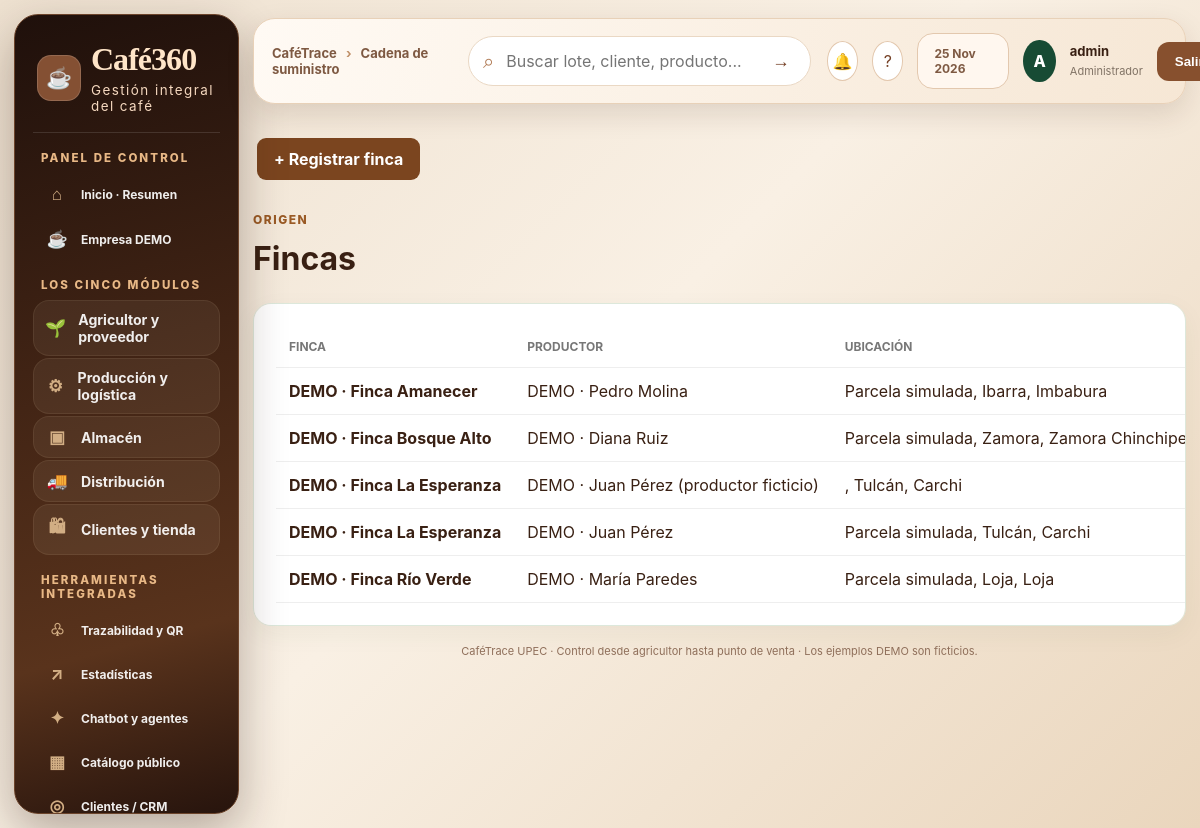
Page /fincas/ (signed in) on the committed database.
### trazabilidad/models.py (models this page shows, shortened)
class Finca(models.Model):
    productor = models.ForeignKey(Productor, on_delete=models.CASCADE, related_name="fincas")
    nombre = models.CharField(max_length=150)
    parroquia = models.CharField(max_length=100, blank=True)
    canton = models.CharField(max_length=100, blank=True)
    provincia = models.CharField(max_length=100, default="Carchi")
    altura_msnm = models.PositiveIntegerField(null=True, blank=True)
    variedad_principal = models.CharField(max_length=100, blank=True)
    class Meta:
        ordering = ["nombre"]

class Productor(models.Model):
    nombre = models.CharField(max_length=150)
    identificacion = models.CharField(max_length=30, blank=True)
    telefono = models.CharField(max_length=30, blank=True)
    comunidad = models.CharField(max_length=150, blank=True)
    class Meta:
        ordering = ["nombre"]

### trazabilidad/views.py (the view)
# urls.py: path("fincas/", views.lista_fincas, name="lista_fincas"),
@login_required
def lista_fincas(request):
    fincas = Finca.objects.select_related("productor").all()
    return render(request, "fincas/lista.html", {"fincas": fincas})

### trazabilidad/permissions.py (called while the page is built)
def roles_for(user):
    if not user.is_authenticated:
        return set()
    if user.is_superuser:
        return set(ROLE_NAMES)
    return set(user.groups.filter(name__in=ROLE_NAMES).values_list("name", flat=True))

### templates/fincas/lista.html (shortened to what this page needs)
{% extends "base.html" %}
{% block content %}<p><a class="btn" href="{% url 'crear_finca' %}">+ Registrar finca</a></p>
<div class="page-head"><div><p class="eyebrow">ORIGEN</p><h1>Fincas</h1></div></div>
<div class="table-card"><table><thead><tr><th>Finca</th><th>Productor</th><th>Ubicación</th><th>Altitud</th><th>Variedad</th></tr></thead><tbody>
{% for f in fincas %}<tr><td><b>{{ f.nombre }}</b></td><td>{{ f.productor.nombre }}</td><td>{{ f.parroquia }}, {{ f.canton }}, {{ f.provincia }}</td><td>{{ f.altura_msnm|default:"-" }} msnm</td><td>{{ f.variedad_principal|default:"-" }}</td></tr>{% empty %}<tr><td colspan="5">Las fincas se pueden registrar desde el panel Admin en esta primera versión.</td></tr>{% endfor %}
</tbody></table></div>
{% endblock %}

### templates/base.html (shortened to what this page needs)
{% load static %}
<!DOCTYPE html><html lang="es"><head><meta charset="utf-8"><meta name="viewport" content="width=device-width,initial-scale=1"><title>{% block title %}CaféTrace · Cadena del café{% endblock %}</title>
<link rel="stylesheet" href="{% static 'css/style.css' %}"><link rel="stylesheet" href="{% static 'css/dashboard-pro.css' %}"><link rel="stylesheet" href="{% static 'css/cadena-2026.css' %}"><link rel="stylesheet" href="{% static 'css/cafe-experiencia.css' %}"><link rel="stylesheet" href="{% static 'css/tienda-premium.css' %}"><link rel="stylesheet" href="{% static 'css/cafe360-ui.css' %}">{% block extra_head %}{% endblock %}</head>
<body class="mrp-app {% if user.is_superuser %}mrp-admin{% else %}mrp-operator{% endif %}"><div class="mrp-shell">
{% if user.is_superuser %}<aside id="mrp-sidebar" class="mrp-sidebar"><a href="{% url 'inicio' %}" class="mrp-brand"><span class="mrp-brandicon">☕</span><span><strong>Café360</strong><small>Gestión integral del café</small></span></a>
<div class="mrp-side-title">PANEL DE CONTROL</div>
<a class="mrp-menu-link" href="{% url 'inicio' %}"><span>⌂</span> Inicio · Resumen</a>
<a class="mrp-menu-link" href="{% url 'cadena_empresa_demo' %}"><span>☕</span> Empresa DEMO</a>
<div class="mrp-side-title">LOS CINCO MÓDULOS</div>
<a class="mrp-menu-link c360-primary-module" href="{% url 'cadena_area' 'proveedor' %}"><span>🌱</span> Agricultor y proveedor</a>
<a class="mrp-menu-link c360-primary-module" href="{% url 'cadena_area' 'produccion' %}"><span>⚙</span> Producción y logística</a>
<a class="mrp-menu-link c360-primary-module" href="{% url 'cadena_area' 'almacen' %}"><span>▣</span> Almacén</a>
<a class="mrp-menu-link c360-primary-module" href="{% url 'cadena_area' 'distribucion' %}"><span>🚚</span> Distribución</a>
<a class="mrp-menu-link c360-primary-module" href="{% url 'cadena_area' 'tienda' %}"><span>🛍</span> Clientes y tienda</a>
<div class="mrp-side-title">HERRAMIENTAS INTEGRADAS</div>
<a class="mrp-menu-link" href="{% url 'lista_lotes' %}"><span>♧</span> Trazabilidad y QR</a>
<a class="mrp-menu-link" href="{% url 'cadena_estadisticas' %}"><span>↗</span> Estadísticas</a>
<a class="mrp-menu-link" href="{% url 'cadena_herramientas' %}"><span>✦</span> Chatbot y agentes</a>
<a class="mrp-menu-link" href="{% url 'catalogo_publico' %}"><span>▦</span> Catálogo público</a>
<a class="mrp-menu-link" href="{% url 'cadena_puntos' %}"><span>◎</span> Clientes / CRM</a>
<div class="mrp-sidebar-bottom"><span>●</span> Aplicativo conectado a una empresa simulada<br><small>Catálogo, QR, analítica, trazabilidad y áreas operativas integradas.</small></div></aside>{% endif %}
<div class="mrp-main"><header class="mrp-topbar">{% if user.is_superuser %}<button class="mrp-mobile" type="button" onclick="document.getElementById('mrp-sidebar').classList.toggle('mrp-open')" aria-label="Abrir menú">☰</button>{% else %}<a class="operator-brand" href="{% url 'inicio' %}">☕ CaféTrace <span>· Mi área de trabajo</span></a>{% endif %}<div class="mrp-breadcrumb">CaféTrace <span>›</span> {% block breadcrumb %}Cadena de suministro{% endblock %}</div><form class="c360-search" action="{% url 'lista_lotes' %}" method="get"><input type="text" name="q" placeholder="Buscar lote, cliente, producto..."><button type="submit">→</button></form><div class="mrp-top-right"><a class="c360-icon-btn" href="{% url 'alertas' %}" title="Alertas">🔔</a><a class="c360-icon-btn" href="{% url 'cadena_herramientas' %}" title="Asistente">?</a><span class="mrp-top-date">{% now 'd M Y' %}</span><span class="mrp-avatar">{{ user.first_name|default:user.username|first|upper }}</span><span class="mrp-user"><b>{{ user.get_full_name|default:user.username }}</b><small>{% if user.is_superuser %}Administrador{% else %}{% for g in user.groups.all %}{{ g.name }}{% if not forloop.last %} · {% endif %}{% empty %}Operador{% endfor %}{% endif %}</small></span><form method="post" action="{% url 'logout' %}">{% csrf_token %}<button type="submit" class="mrp-exit">Salir</button></form></div></header>
<main class="mrp-content">{% block content %}{% endblock %}</main><footer class="mrp-footer">CaféTrace UPEC · Control desde agricultor hasta punto de venta · Los ejemplos DEMO son ficticios.</footer></div></div>
<script>document.querySelectorAll('.mrp-menu-link').forEach(a=>{if(a.pathname===location.pathname)a.classList.add('is-active')})</script>{% block extra_js %}{% endblock %}</body></html>

### static/css/style.css (style rules this page uses)
* { box-sizing:border-box }
body { margin:0;font-family:Arial,Helvetica,sans-serif;background:#f6f4ef;color:#29251f }
.eyebrow { font-size:12px;font-weight:800;letter-spacing:1.5px;color:#9a5a25 }
.btn { display:inline-block;background:#7b451f;color:#fff!important;text-decoration:none;border:0;border-radius:9px;padding:11px 17px;font-weight:700;cursor:pointer;margin:4px }
.stat,.card,.table-card,.form-card { background:#fff;border-radius:15px;padding:22px;box-shadow:0 5px 22px #0000000a }
.page-head { display:flex;justify-content:space-between;align-items:center;margin-bottom:22px;gap:15px }
.page-head h1 { margin:3px 0 }
.table-card { overflow:auto }
table { width:100%;border-collapse:collapse }
th,td { text-align:left;padding:13px;border-bottom:1px solid #eee;white-space:nowrap }
th { font-size:12px;color:#777;text-transform:uppercase }
footer { text-align:center;padding:30px;color:#777;font-size:13px }
body { background:#f7f5f0;color:#26352c }
.card,.table-card,.stat { box-shadow:0 8px 26px #28482c0d;border:1px solid #dde8db;border-radius:18px }

### static/css/dashboard-pro.css (style rules this page uses)
:root { --brand:#427f48;--deep:#203a2c;--muted:#7a8880;--line:#e8eee9;--bg:#f8faf8;--card:#fff }
* { box-sizing:border-box }
a { color:inherit }
:root { --brand:#774424;--deep:#331d14;--muted:#8b7769;--line:#eadfd2;--bg:#fbf7f1;--card:#fffdfb }

### static/css/cadena-2026.css (style rules this page uses)
:root { --espresso:#24170f;--cafe:#553521;--cafe2:#794d32;--caramelo:#bc8754;--arena:#ede3d4;--crema:#f7f2e9;--papiro:#fffcf6;--verde:#55765a;--tinta:#31271f;--muted:#817365;--linea:#e7dac9 }
* { box-sizing:border-box }
.mrp-app { margin:0;font-family:Inter,'Segoe UI',Arial,sans-serif;background:var(--crema);color:var(--tinta) }
.mrp-shell { display:flex;min-height:100vh }
.mrp-sidebar { width:260px;flex:0 0 260px;background:linear-gradient(165deg,#20150f,#382317 70%,#50301b);color:#eee3d5;min-height:100vh;position:sticky;top:0;height:100vh;overflow-y:auto;padding:25px 13px 18px;scrollbar-color:#624a36 transparent }
.mrp-brand { display:flex;align-items:center;gap:10px;color:#fff;text-decoration:none;padding:6px 10px 24px;border-bottom:1px solid #ffffff24 }
.mrp-brandicon { font-size:27px;background:#ffffff18;border:1px solid #ffffff24;padding:8px;border-radius:12px }
.mrp-brand strong { font-family:Georgia,serif;font-size:26px;font-weight:700 }
.mrp-brand small { display:block;letter-spacing:1.45px;font-size:9px;color:#c9b39e;margin-top:4px }
.mrp-side-title { font-size:10px;font-weight:800;letter-spacing:1.7px;color:#b7a18b;margin:22px 10px 8px }
.mrp-menu-link { color:#edddcc;text-decoration:none;display:flex;align-items:center;gap:10px;padding:11px 12px;margin:3px 0;border-radius:10px;font-size:12px;font-weight:550;transition:.15s }
.mrp-menu-link span { width:24px;text-align:center;font-size:17px;color:#d2ae84 }
.mrp-main { flex:1;min-width:0 }
.mrp-topbar { background:#fffaf4;box-shadow:0 1px 0 #eaded0;min-height:70px;display:flex;align-items:center;justify-content:space-between;padding:10px 27px;gap:12px }
.mrp-breadcrumb { font-size:13px;font-weight:700;color:#5c4635 }
.mrp-breadcrumb span { color:#b7a495;margin:0 9px }
.mrp-top-right { display:flex;gap:12px;align-items:center }
.mrp-top-date { border:1px solid var(--linea);border-radius:10px;padding:10px;color:#8a7460;font-size:12px }
.mrp-avatar { background:#d4e5d4;color:#346044;width:36px;height:36px;border-radius:50%;display:grid;place-items:center;font-weight:800 }
.mrp-user b { display:block;font-size:13px }
.mrp-user small { color:var(--muted);font-size:11px }
.mrp-exit,.mrp-mobile { border:0;background:#63412b;color:white;border-radius:8px;padding:10px 17px;cursor:pointer }
.mrp-content { padding:23px 26px 36px;max-width:1720px;margin:auto }
.mrp-footer { padding:12px 26px;font-size:11px;color:#897c6c;border-top:1px solid var(--linea) }
@media (max-width:1250px) { .mrp-sidebar { width:225px;flex-basis:225px } }
@media (max-width:1250px) { .mrp-content { padding:18px } }

### static/css/cafe-experiencia.css (style rules this page uses)
html { scroll-behavior:smooth }
.mrp-admin .mrp-content { max-width:1760px }

### rows in the picture
Finca: nombre "DEMO · Finca Amanecer", productor.nombre "DEMO · Pedro Molina", parroquia "Parcela simulada", canton "Ibarra", provincia "Imbabura"
Finca: nombre "DEMO · Finca Bosque Alto", productor.nombre "DEMO · Diana Ruiz", parroquia "Parcela simulada", canton "Zamora", provincia "Zamora Chinchipe"
Finca: nombre "DEMO · Finca La Esperanza", productor.nombre "DEMO · Juan Pérez (productor ficticio)", canton "Tulcán", provincia "Carchi"
Finca: nombre "DEMO · Finca La Esperanza", productor.nombre "DEMO · Juan Pérez", parroquia "Parcela simulada", canton "Tulcán", provincia "Carchi"
Finca: nombre "DEMO · Finca Río Verde", productor.nombre "DEMO · María Paredes", parroquia "Parcela simulada", canton "Loja", provincia "Loja"

### other values in the picture
{{ user.first_name|default:user.username|first|upper }} "A"
{{ user.get_full_name|default:user.username }} "admin"
